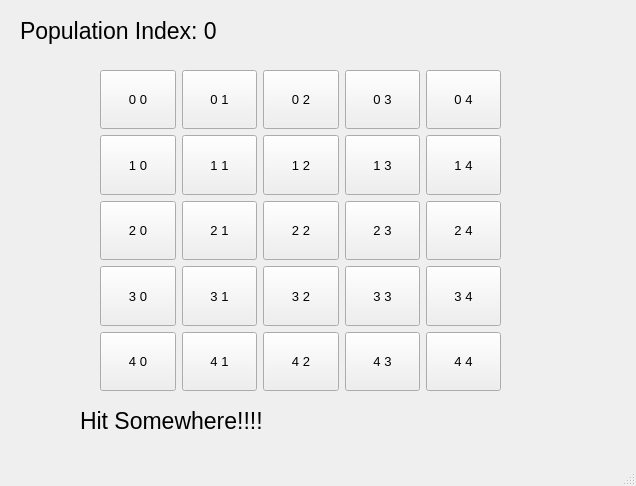
<?xml version="1.0" encoding="UTF-8"?>
<ui version="4.0">
 <class>MainWindow</class>
 <widget class="QMainWindow" name="MainWindow">
  <property name="geometry">
   <rect>
    <x>0</x>
    <y>0</y>
    <width>636</width>
    <height>486</height>
   </rect>
  </property>
  <property name="sizePolicy">
   <sizepolicy hsizetype="Preferred" vsizetype="Preferred">
    <horstretch>0</horstretch>
    <verstretch>0</verstretch>
   </sizepolicy>
  </property>
  <property name="font">
   <font>
    <pointsize>10</pointsize>
   </font>
  </property>
  <property name="windowTitle">
   <string>MainWindow</string>
  </property>
  <widget class="QWidget" name="centralwidget">
   <widget class="QWidget" name="gridLayoutWidget">
    <property name="geometry">
     <rect>
      <x>100</x>
      <y>70</y>
      <width>401</width>
      <height>321</height>
     </rect>
    </property>
    <property name="sizePolicy">
     <sizepolicy hsizetype="Preferred" vsizetype="Minimum">
      <horstretch>0</horstretch>
      <verstretch>0</verstretch>
     </sizepolicy>
    </property>
    <layout class="QGridLayout" name="gridLayout">
     <property name="sizeConstraint">
      <enum>QLayout::SetDefaultConstraint</enum>
     </property>
     <item row="3" column="1">
      <widget class="QPushButton" name="x3y1">
       <property name="sizePolicy">
        <sizepolicy hsizetype="Minimum" vsizetype="Minimum">
         <horstretch>0</horstretch>
         <verstretch>0</verstretch>
        </sizepolicy>
       </property>
       <property name="text">
        <string>3 1</string>
       </property>
      </widget>
     </item>
     <item row="5" column="2">
      <widget class="QPushButton" name="x4y2">
       <property name="sizePolicy">
        <sizepolicy hsizetype="Minimum" vsizetype="Minimum">
         <horstretch>0</horstretch>
         <verstretch>0</verstretch>
        </sizepolicy>
       </property>
       <property name="text">
        <string>4 2</string>
       </property>
      </widget>
     </item>
     <item row="1" column="2">
      <widget class="QPushButton" name="x1y2">
       <property name="sizePolicy">
        <sizepolicy hsizetype="Minimum" vsizetype="Minimum">
         <horstretch>0</horstretch>
         <verstretch>0</verstretch>
        </sizepolicy>
       </property>
       <property name="text">
        <string>1 2</string>
       </property>
      </widget>
     </item>
     <item row="0" column="0">
      <widget class="QPushButton" name="x0y0">
       <property name="sizePolicy">
        <sizepolicy hsizetype="Minimum" vsizetype="Minimum">
         <horstretch>0</horstretch>
         <verstretch>0</verstretch>
        </sizepolicy>
       </property>
       <property name="text">
        <string>0 0</string>
       </property>
      </widget>
     </item>
     <item row="2" column="0">
      <widget class="QPushButton" name="x2y0">
       <property name="sizePolicy">
        <sizepolicy hsizetype="Minimum" vsizetype="Minimum">
         <horstretch>0</horstretch>
         <verstretch>0</verstretch>
        </sizepolicy>
       </property>
       <property name="text">
        <string>2 0</string>
       </property>
      </widget>
     </item>
     <item row="5" column="0">
      <widget class="QPushButton" name="x4y0">
       <property name="sizePolicy">
        <sizepolicy hsizetype="Minimum" vsizetype="Minimum">
         <horstretch>0</horstretch>
         <verstretch>0</verstretch>
        </sizepolicy>
       </property>
       <property name="text">
        <string>4 0</string>
       </property>
      </widget>
     </item>
     <item row="3" column="3">
      <widget class="QPushButton" name="x3y3">
       <property name="sizePolicy">
        <sizepolicy hsizetype="Minimum" vsizetype="Minimum">
         <horstretch>0</horstretch>
         <verstretch>0</verstretch>
        </sizepolicy>
       </property>
       <property name="text">
        <string>3 3</string>
       </property>
      </widget>
     </item>
     <item row="1" column="0">
      <widget class="QPushButton" name="x1y0">
       <property name="sizePolicy">
        <sizepolicy hsizetype="Minimum" vsizetype="Minimum">
         <horstretch>0</horstretch>
         <verstretch>0</verstretch>
        </sizepolicy>
       </property>
       <property name="text">
        <string>1 0</string>
       </property>
      </widget>
     </item>
     <item row="0" column="1">
      <widget class="QPushButton" name="x0y1">
       <property name="sizePolicy">
        <sizepolicy hsizetype="Minimum" vsizetype="Minimum">
         <horstretch>0</horstretch>
         <verstretch>0</verstretch>
        </sizepolicy>
       </property>
       <property name="text">
        <string>0 1</string>
       </property>
      </widget>
     </item>
     <item row="5" column="3">
      <widget class="QPushButton" name="x4y3">
       <property name="sizePolicy">
        <sizepolicy hsizetype="Minimum" vsizetype="Minimum">
         <horstretch>0</horstretch>
         <verstretch>0</verstretch>
        </sizepolicy>
       </property>
       <property name="text">
        <string>4 3</string>
       </property>
      </widget>
     </item>
     <item row="3" column="2">
      <widget class="QPushButton" name="x3y2">
       <property name="sizePolicy">
        <sizepolicy hsizetype="Minimum" vsizetype="Minimum">
         <horstretch>0</horstretch>
         <verstretch>0</verstretch>
        </sizepolicy>
       </property>
       <property name="text">
        <string>3 2</string>
       </property>
      </widget>
     </item>
     <item row="2" column="2">
      <widget class="QPushButton" name="x2y2">
       <property name="sizePolicy">
        <sizepolicy hsizetype="Minimum" vsizetype="Minimum">
         <horstretch>0</horstretch>
         <verstretch>0</verstretch>
        </sizepolicy>
       </property>
       <property name="text">
        <string>2 2</string>
       </property>
      </widget>
     </item>
     <item row="3" column="0">
      <widget class="QPushButton" name="x3y0">
       <property name="sizePolicy">
        <sizepolicy hsizetype="Minimum" vsizetype="Minimum">
         <horstretch>0</horstretch>
         <verstretch>0</verstretch>
        </sizepolicy>
       </property>
       <property name="text">
        <string>3 0</string>
       </property>
      </widget>
     </item>
     <item row="2" column="4">
      <widget class="QPushButton" name="x2y4">
       <property name="sizePolicy">
        <sizepolicy hsizetype="Minimum" vsizetype="Minimum">
         <horstretch>0</horstretch>
         <verstretch>0</verstretch>
        </sizepolicy>
       </property>
       <property name="text">
        <string>2 4</string>
       </property>
      </widget>
     </item>
     <item row="2" column="1">
      <widget class="QPushButton" name="x2y1">
       <property name="sizePolicy">
        <sizepolicy hsizetype="Minimum" vsizetype="Minimum">
         <horstretch>0</horstretch>
         <verstretch>0</verstretch>
        </sizepolicy>
       </property>
       <property name="text">
        <string>2 1</string>
       </property>
      </widget>
     </item>
     <item row="1" column="4">
      <widget class="QPushButton" name="x1y4">
       <property name="sizePolicy">
        <sizepolicy hsizetype="Minimum" vsizetype="Minimum">
         <horstretch>0</horstretch>
         <verstretch>0</verstretch>
        </sizepolicy>
       </property>
       <property name="text">
        <string>1 4</string>
       </property>
      </widget>
     </item>
     <item row="1" column="1">
      <widget class="QPushButton" name="x1y1">
       <property name="sizePolicy">
        <sizepolicy hsizetype="Minimum" vsizetype="Minimum">
         <horstretch>0</horstretch>
         <verstretch>0</verstretch>
        </sizepolicy>
       </property>
       <property name="text">
        <string>1 1</string>
       </property>
      </widget>
     </item>
     <item row="0" column="2">
      <widget class="QPushButton" name="x0y2">
       <property name="sizePolicy">
        <sizepolicy hsizetype="Minimum" vsizetype="Minimum">
         <horstretch>0</horstretch>
         <verstretch>0</verstretch>
        </sizepolicy>
       </property>
       <property name="text">
        <string>0 2</string>
       </property>
      </widget>
     </item>
     <item row="1" column="3">
      <widget class="QPushButton" name="x1y3">
       <property name="sizePolicy">
        <sizepolicy hsizetype="Minimum" vsizetype="Minimum">
         <horstretch>0</horstretch>
         <verstretch>0</verstretch>
        </sizepolicy>
       </property>
       <property name="text">
        <string>1 3</string>
       </property>
      </widget>
     </item>
     <item row="3" column="4">
      <widget class="QPushButton" name="x3y4">
       <property name="sizePolicy">
        <sizepolicy hsizetype="Minimum" vsizetype="Minimum">
         <horstretch>0</horstretch>
         <verstretch>0</verstretch>
        </sizepolicy>
       </property>
       <property name="text">
        <string>3 4</string>
       </property>
      </widget>
     </item>
     <item row="0" column="4">
      <widget class="QPushButton" name="x0y4">
       <property name="sizePolicy">
        <sizepolicy hsizetype="Minimum" vsizetype="Minimum">
         <horstretch>0</horstretch>
         <verstretch>0</verstretch>
        </sizepolicy>
       </property>
       <property name="text">
        <string>0 4</string>
       </property>
      </widget>
     </item>
     <item row="0" column="3">
      <widget class="QPushButton" name="x0y3">
       <property name="sizePolicy">
        <sizepolicy hsizetype="Minimum" vsizetype="Minimum">
         <horstretch>0</horstretch>
         <verstretch>0</verstretch>
        </sizepolicy>
       </property>
       <property name="text">
        <string>0 3</string>
       </property>
      </widget>
     </item>
     <item row="5" column="4">
      <widget class="QPushButton" name="x4y4">
       <property name="sizePolicy">
        <sizepolicy hsizetype="Minimum" vsizetype="Minimum">
         <horstretch>0</horstretch>
         <verstretch>0</verstretch>
        </sizepolicy>
       </property>
       <property name="text">
        <string>4 4</string>
       </property>
      </widget>
     </item>
     <item row="5" column="1">
      <widget class="QPushButton" name="x4y1">
       <property name="sizePolicy">
        <sizepolicy hsizetype="Minimum" vsizetype="Minimum">
         <horstretch>0</horstretch>
         <verstretch>0</verstretch>
        </sizepolicy>
       </property>
       <property name="text">
        <string>4 1</string>
       </property>
      </widget>
     </item>
     <item row="2" column="3">
      <widget class="QPushButton" name="x2y3">
       <property name="sizePolicy">
        <sizepolicy hsizetype="Minimum" vsizetype="Minimum">
         <horstretch>0</horstretch>
         <verstretch>0</verstretch>
        </sizepolicy>
       </property>
       <property name="text">
        <string>2 3</string>
       </property>
      </widget>
     </item>
    </layout>
   </widget>
   <widget class="QLabel" name="label">
    <property name="geometry">
     <rect>
      <x>80</x>
      <y>390</y>
      <width>511</width>
      <height>61</height>
     </rect>
    </property>
    <property name="font">
     <font>
      <pointsize>17</pointsize>
     </font>
    </property>
    <property name="text">
     <string>Hit Somewhere!!!!</string>
    </property>
   </widget>
   <widget class="QLabel" name="ScoreTable">
    <property name="geometry">
     <rect>
      <x>20</x>
      <y>10</y>
      <width>231</width>
      <height>41</height>
     </rect>
    </property>
    <property name="font">
     <font>
      <pointsize>17</pointsize>
     </font>
    </property>
    <property name="text">
     <string>Population Index: 0</string>
    </property>
   </widget>
  </widget>
  <widget class="QStatusBar" name="statusbar"/>
 </widget>
 <resources/>
 <connections/>
</ui>
